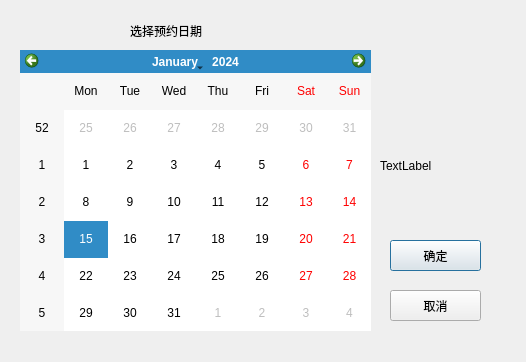
<?xml version="1.0" encoding="UTF-8"?>
<ui version="4.0">
 <class>riqi</class>
 <widget class="QDialog" name="riqi">
  <property name="geometry">
   <rect>
    <x>0</x>
    <y>0</y>
    <width>526</width>
    <height>362</height>
   </rect>
  </property>
  <property name="windowTitle">
   <string>日历</string>
  </property>
  <property name="windowIcon">
   <iconset>
    <normaloff>:/new/prefix1/C:/Users/Administrator.QH-20141214JPFU/Pictures/0]48MKQOOPNTW%60}V2NM]L.png</normaloff>:/new/prefix1/C:/Users/Administrator.QH-20141214JPFU/Pictures/0]48MKQOOPNTW%60}V2NM]L.png</iconset>
  </property>
  <widget class="QCalendarWidget" name="calendarWidget">
   <property name="geometry">
    <rect>
     <x>20</x>
     <y>50</y>
     <width>351</width>
     <height>281</height>
    </rect>
   </property>
  </widget>
  <widget class="QLabel" name="label">
   <property name="geometry">
    <rect>
     <x>130</x>
     <y>20</y>
     <width>121</width>
     <height>21</height>
    </rect>
   </property>
   <property name="styleSheet">
    <string notr="true">font: 75 14pt &quot;Adobe 黑体 Std R&quot;;</string>
   </property>
   <property name="text">
    <string>选择预约日期</string>
   </property>
  </widget>
  <widget class="QPushButton" name="pushButton">
   <property name="geometry">
    <rect>
     <x>390</x>
     <y>240</y>
     <width>91</width>
     <height>31</height>
    </rect>
   </property>
   <property name="text">
    <string>确定</string>
   </property>
  </widget>
  <widget class="QPushButton" name="pushButton_2">
   <property name="geometry">
    <rect>
     <x>390</x>
     <y>290</y>
     <width>91</width>
     <height>31</height>
    </rect>
   </property>
   <property name="text">
    <string>取消</string>
   </property>
  </widget>
  <widget class="QLabel" name="TimeL">
   <property name="geometry">
    <rect>
     <x>380</x>
     <y>110</y>
     <width>131</width>
     <height>111</height>
    </rect>
   </property>
   <property name="styleSheet">
    <string notr="true">border-image: url();</string>
   </property>
   <property name="text">
    <string>TextLabel</string>
   </property>
  </widget>
  <widget class="QFrame" name="frame">
   <property name="geometry">
    <rect>
     <x>-60</x>
     <y>-20</y>
     <width>641</width>
     <height>501</height>
    </rect>
   </property>
   <property name="styleSheet">
    <string notr="true">border-image: url(:/new/prefix1/image/38.jpg);</string>
   </property>
   <property name="frameShape">
    <enum>QFrame::StyledPanel</enum>
   </property>
   <property name="frameShadow">
    <enum>QFrame::Raised</enum>
   </property>
  </widget>
  <zorder>frame</zorder>
  <zorder>calendarWidget</zorder>
  <zorder>label</zorder>
  <zorder>pushButton</zorder>
  <zorder>pushButton_2</zorder>
  <zorder>TimeL</zorder>
 </widget>
 <resources/>
 <connections/>
</ui>
